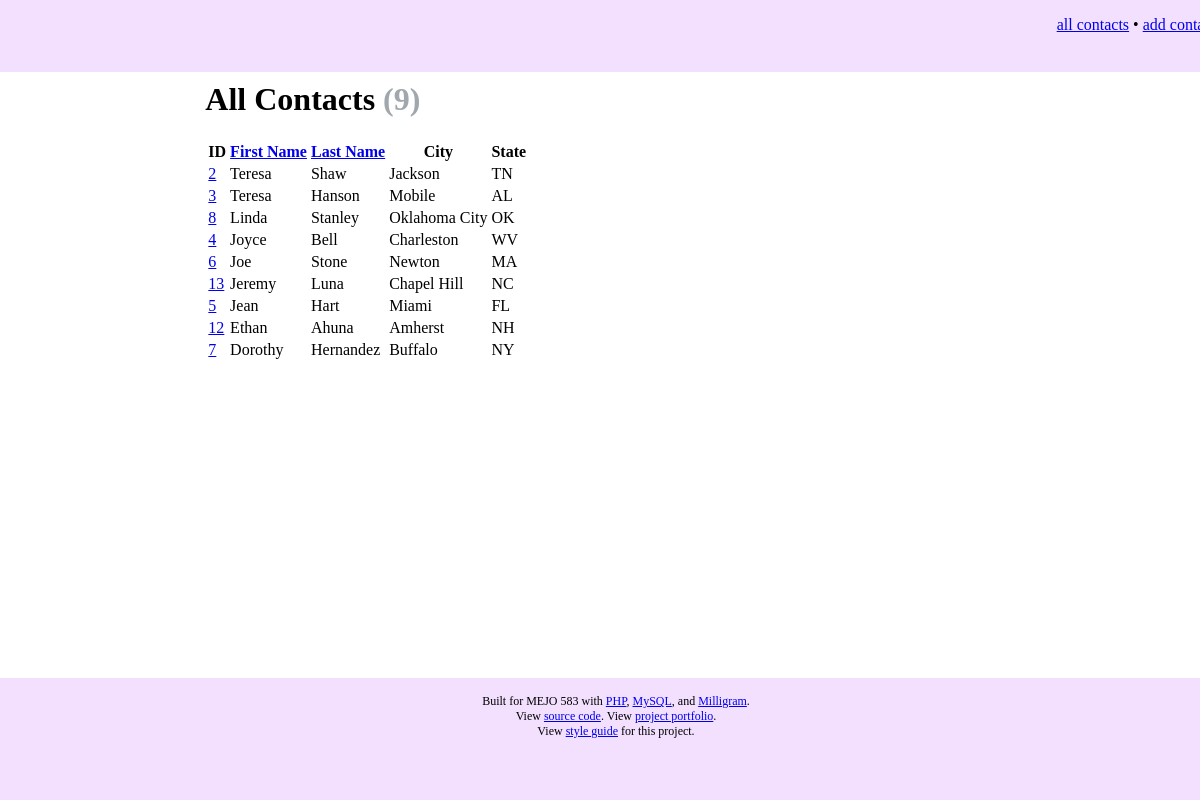
The app's page /index.php?sortFirst=desc with its own data.
### tables this page shows
CREATE TABLE `contacts` (
  `id` int(11) NOT NULL,
  `first` varchar(200) NOT NULL,
  `last` varchar(200) NOT NULL,
  `title` varchar(200) NOT NULL,
  `address` varchar(200) NOT NULL,
  `city` varchar(200) NOT NULL,
  `state` varchar(200) NOT NULL,
  `zip` varchar(200) NOT NULL,
  `phone` varchar(200) NOT NULL,
  `notes` text NOT NULL
);

### index.php (the view, shortened to what this page needs)
<?php
  include 'header.php';
  $sortLast = array_key_exists('sortLast', $_GET) ? $_GET['sortLast'] : null;
  $sortFirst = array_key_exists('sortFirst', $_GET) ? $_GET['sortFirst'] : null;
  if ($sortLast !== null) {
    $contacts = $db->query('SELECT * FROM contacts ORDER BY last ' . $sortLast)->fetchAll(PDO::FETCH_ASSOC);
  } else if ($sortFirst !== null) {
    $contacts = $db->query('SELECT * FROM contacts ORDER BY first ' . $sortFirst)->fetchAll(PDO::FETCH_ASSOC);
  } else {
    $contacts = $db->query('SELECT * FROM contacts')->fetchAll(PDO::FETCH_ASSOC);
  }
?>
<h1>All Contacts <span class="text-muted">(<?= count($contacts); ?>)</span></h1>
<table class="table">
  <thead>
    <th class="contactId">ID</th>
    <th class="first"><a href="/index.php?sortFirst=<?= ($sortFirst === null || $sortFirst === 'desc') ? 'asc' : 'desc'; ?>">First Name</th>
    <th class="last"><a href="/index.php?sortLast=<?= ($sortLast === null || $sortLast === 'desc') ? 'asc' : 'desc'; ?>">Last Name</a></th>
    <th class="city">City</th>
    <th class="state">State</th>
  </thead>
  <tbody>
    <?php foreach($contacts as $contact) : ?>
    <tr>
      <td class="contactId"><a href="/edit.php?id=<?= $contact['id']; ?>"><?= $contact['id']; ?></a></td>
      <td class="first"><?= $contact['first']; ?></td>
      <td class="last"> <?= $contact['last']; ?></td>
      <td class="city"><?= $contact['city']; ?><br>
      <td class="state"><?= $contact['state']; ?></td>
    </tr>
    <?php endforeach; ?>
  </tbody>
</table>
<?php include 'footer.php'; ?>

### css/style.css (style rules this page uses)
.text-muted { color: rgba(96, 108, 118, 0.6) }

### records on screen
contacts: id "2", first "Teresa", last "Shaw", city "Jackson", state "TN"
contacts: id "3", first "Teresa", last "Hanson", city "Mobile", state "AL"
contacts: id "8", first "Linda", last "Stanley", city "Oklahoma City", state "OK"
contacts: id "4", first "Joyce", last "Bell", city "Charleston", state "WV"
contacts: id "6", first "Joe", last "Stone", city "Newton", state "MA"
contacts: id "13", first "Jeremy", last "Luna", city "Chapel Hill", state "NC"
contacts: id "5", first "Jean", last "Hart", city "Miami", state "FL"
contacts: id "12", first "Ethan", last "Ahuna", city "Amherst", state "NH"
contacts: id "7", first "Dorothy", last "Hernandez", city "Buffalo", state "NY"

### other values on screen
count($contacts) "9"
